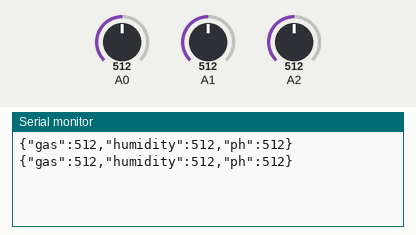
Simulated run of this sketch. Board: Arduino Uno, built with avr-gcc and run on an emulated ATmega328P. On the bench: the last lines printed to the serial monitor. Inputs (shaded band) come from the test bench; at power-on: A0 = 512, A1 = 512, A2 = 512.

Above: at 2.8 s.
2.9 s: A0 set to 716
At 4.5 s:
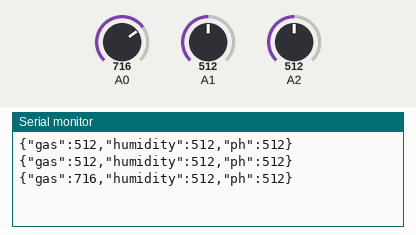
5.6 s: A1 set to 716
At 7.3 s:
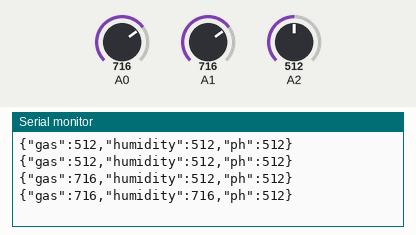
8.3 s: A2 set to 716
At 10.6 s:
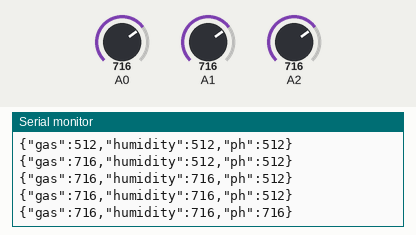
11.0 s: A0 set to 900
At 13.3 s:
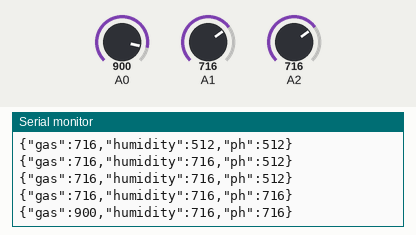
13.7 s: A1 set to 900
At 15.0 s:
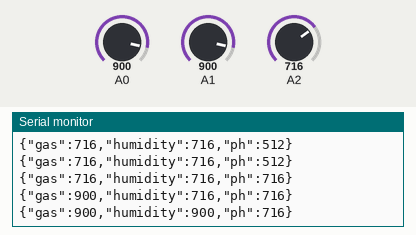
16.4 s: A2 set to 900
At 19.5 s:
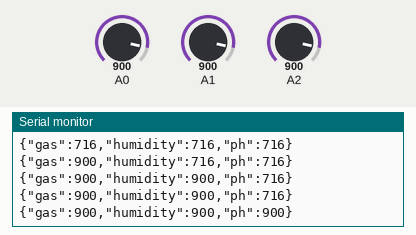
Timing chart, 0 to 20.1 s (numbered marks = the images above; inputs shaded):
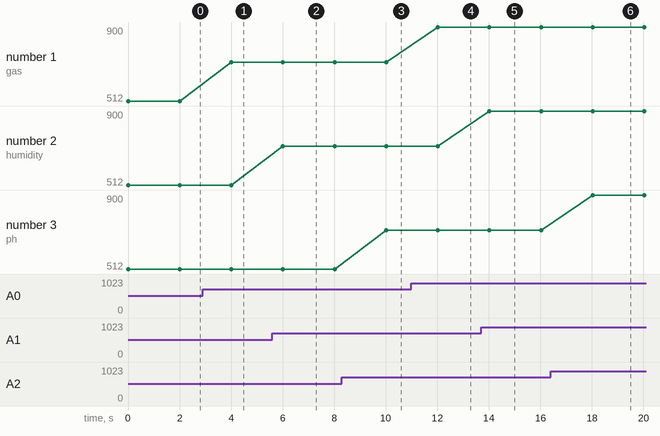

Measured:
- after the input at 2.9 s, the serial monitor: prints a new line after 1.1 s (image 1)
- after the input at 5.6 s, the serial monitor: prints a new line after 0.41 s (image 2)
- after the input at 8.3 s, the serial monitor: prints a new line after 1.7 s (image 3)
- after the input at 11.0 s, the serial monitor: prints a new line after 1.0 s (image 4)
- after the input at 13.7 s, the serial monitor: prints a new line after 0.32 s (image 5)
- after the input at 16.4 s, the serial monitor: prints a new line after 1.6 s (image 6)
- plotted number 1: 512 → 716 after the input at 2.9 s, 716 → 900 after the input at 11.0 s

The sketch:

ardKompost.ino
```cpp
#include "ArduinoJson.h"
void setup() {
  // put your setup code here, to run once:
  Serial.begin(9600);
}

void loop() {
      StaticJsonDocument<1024> telem;

  telem["gas"]= analogRead(0);
  telem["humidity"] =analogRead(1);
  telem["ph"]= analogRead(2);

  Serial.println();
  serializeJson(telem,Serial);

  delay(2000);
}
```
